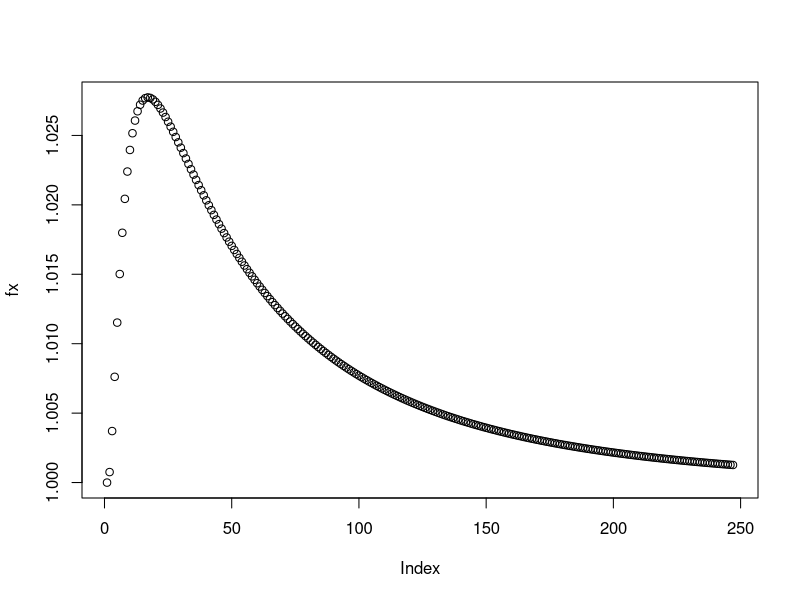

This chart was generated by the following R code:
## ---- chunk 1
chain <- function() { 
x <- 4:250
hx <- (log(x)-1)/sqrt(x)
gx <- exp(sqrt(hx))
fx <- sin(gx)^(cos(gx))
print(fx)
plot(fx)
}

chain()
## ---- chunk 2
exeedence <- function(n, min, max, threshold) { 
  x <- runif(n,min,max)
  print(x)
  print(x > 500)
  number <- sum(x > 500)
  if (number > 20) {
    print("More than 20 samples are higher than 500")
  }else {
    print("20 samples are lower than 500")
  }
}

exeedence(100,0,1000,500)
## ---- chunk 3
sumofdig <- function(x) { 
sum <- sum(as.integer(strsplit(as.character(x), "")[[1]]))
while (sum < 50) {
  print(c("sum is :", sum))
  print("sum is lower than 50, so I am going to add more 10")
  sum <- sum + 10
  message("new sum is : ",sum)
  }
}

sumofdig(385102)
